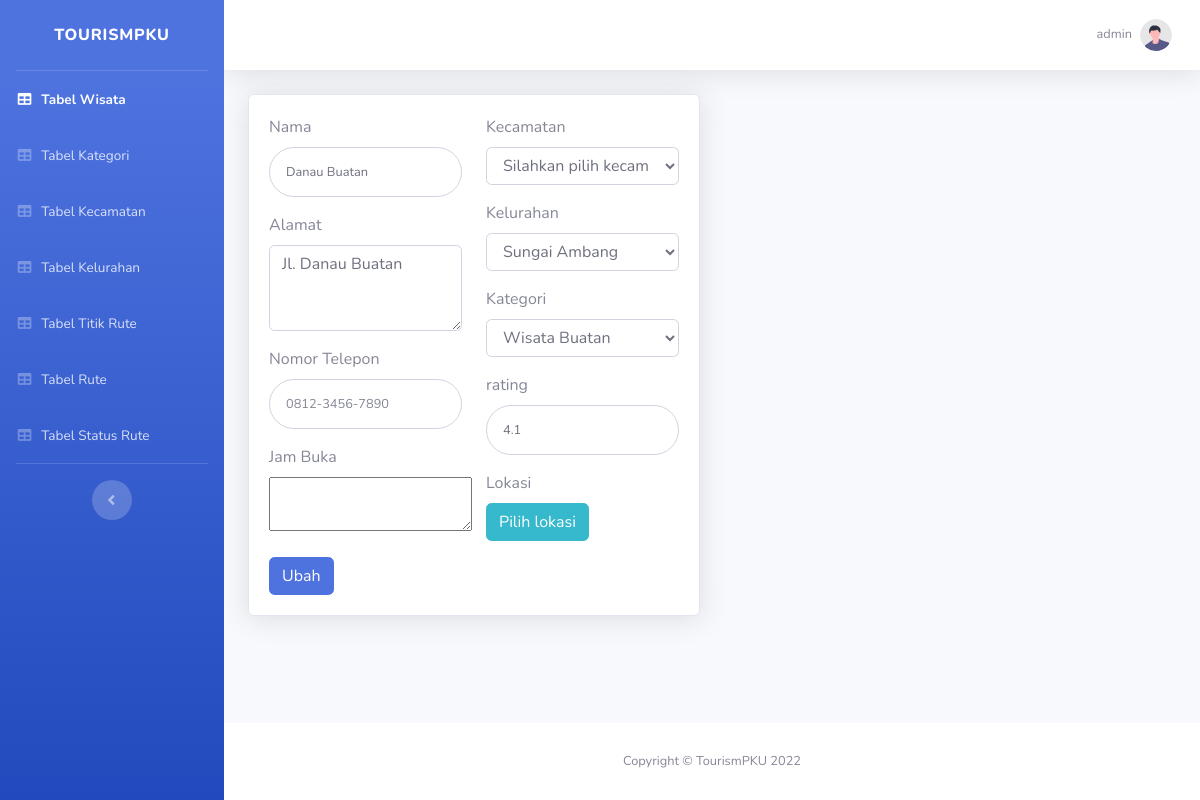
Screenshot of /wisata/ubah/4 with the database file from the repository.
### tables this page shows
CREATE TABLE `wisata` (
  `id` int(11) NOT NULL,
  `nama` varchar(255) NOT NULL,
  `gambar` int(11) NOT NULL DEFAULT 0,
  `alamat` longtext NOT NULL,
  `jam_buka` longtext NOT NULL,
  `no_telp` varchar(15) NOT NULL,
  `kategori` varchar(255) NOT NULL,
  `rating` double NOT NULL,
  `lat_coord` double NOT NULL,
  `long_coord` double NOT NULL
);

CREATE TABLE `kategori` (
  `id` int(11) NOT NULL,
  `nama` varchar(255) NOT NULL
);

### application/helpers/my_helper.php (called while the page is built, shortened)
<?php if (!defined('BASEPATH')) exit('No direct script access allowed');
function loadViews($self, $route, $data)
{
    $self->load->view('template/header', $data);
    $self->load->view($route);
}

### application/controllers/Wisata.php (called while the page is built, shortened)
<?php
class Wisata extends CI_Controller
{
	public function ubah($id)
	{
		$listKategori = $this->Kategori_model->get_all();
		$listKecamatan = $this->Kecamatan_model->get_all();
		$listKelurahan = $this->Kelurahan_model->get_all();
		$wisata = $this->Wisata_model->get_by_id($id);
		$data = [
			"title" => "Ubah Data Wisata",
			"active" => "wisata",
			"wisata" => $wisata,
			"listKategori" => $listKategori,
			"listKecamatan" => $listKecamatan,
			"listKelurahan" => $listKelurahan,
		];
		loadViews($this, 'wisata/ubah', $data);
	}
}

### index.php (called while the page is built, shortened)
<?php
require_once BASEPATH.'core/CodeIgniter.php';

### application/models/Wisata_model.php (called while the page is built, shortened)
<?php
class Wisata_model extends CI_Model
{
    private $table = "wisata";
    function get_by_id($id)
    {
        $this->db->select('wisata.*, k.nama as nama_kategori, g.url as background');
        $this->db->join('kategori k', 'k.id = wisata.kategori');
        $this->db->join('gambar g', 'g.id = wisata.gambar', 'left');
        $this->db->where('wisata.id', $id);
        return $this->db->get($this->table)->row();
    }
}

### application/models/Kecamatan_model.php (called while the page is built, shortened)
<?php
class Kecamatan_model extends CI_Model
{
    private $table = "kecamatan";
    function get_all()
    {
        return $this->db->get($this->table)->result();
    }
}

### application/models/Kelurahan_model.php (called while the page is built, shortened)
<?php
class Kelurahan_model extends CI_Model
{
    private $table = "kelurahan";
    function get_all()
    {
        $this->db->select('kelurahan.*, k.nama as nama_kecamatan');
        $this->db->join('kecamatan as k', "k.id = kelurahan.kecamatan_id");
        return $this->db->get($this->table)->result();
    }
}

### application/models/Kategori_model.php (called while the page is built, shortened)
<?php
class Kategori_model extends CI_Model
{
    private $table = "kategori";
    function get_all()
    {
        return $this->db->get($this->table)->result();
    }
}

### application/views/wisata/ubah.php (the view, shortened to what this page needs)
<?php
$arr = explode(", ", $wisata->alamat);
$alamat = "";
$kel = "";
if (count($arr) >= 3) {
    for ($i = 0; $i < count($arr) - 2; $i++) {
        $alamat .= $arr[$i];
    }
    $kelurahanArr = explode(" ", $arr[count($arr) - 1]);
    if (count($kelurahanArr) >= 2) {
        for ($i = 1; $i < count($kelurahanArr); $i++) {
            if ($i != 1) {
                $kel .= " ";
            }
            $kel .= $kelurahanArr[$i];
        }
    }
} else {
    $alamat = $wisata->alamat;
}
?>
<div class="container-fluid">
    <div class="row">
        <div class="col-6">
            <div class="card shadow mb-4">
                <div class="card-body">
                    <form class="user" action="<?= site_url("wisata/change/" . $wisata->id) ?>" method="POST" enctype="multipart/form-data">
                        <div class="row">
                            <div class="col-6">
                                <div class="form-group">
                                    <label for="">Nama</label>
                                    <input type="text" class="form-control form-control-user" value="<?= $wisata->nama ?>" name="nama" placeholder="Masukkan nama objek wisata" required>
                                </div>
                                <div class="form-group">
                                    <label for="">Alamat</label>
                                    <textarea name="alamat" cols="30" rows="3" class="form-control"><?= $alamat ?></textarea>
                                </div>
                                <div class="form-group">
                                    <label for="">Nomor Telepon</label>
                                    <input type="text" class="form-control form-control-user" value="<?= $wisata->no_telp ?>" name="no_telp" placeholder="0812-3456-7890">
                                </div>
                                <div class="form-group">
                                    <label for="">Jam Buka</label>
                                    <textarea name="jam_buka" id="editor"><?= $wisata->jam_buka ?></textarea>
                                </div>
                            </div>
                            <div class="col-6">
                                <div class="form-group">
                                    <?php if (count($listKecamatan) > 0) : ?>
                                        <label for="">Kecamatan</label>
                                        <select id="kecamatan" class="form-control">
                                            <option value="-1">Silahkan pilih kecamatannya</option>
                                        </select>
                                    <?php else : ?>
                                        <h5>Harap masukkan kecamatannya terlebih dahulu</h5>
                                    <?php endif; ?>
                                </div>
                                <div class="form-group">
                                    <?php if (count($listKelurahan) > 0) : ?>
                                        <label for="">Kelurahan</label>
                                        <select name="kelurahan" id="kelurahan" class="form-control">
                                            <?php foreach ($listKelurahan as $kelurahan) : ?>
                                                <option value="<?= $kelurahan->nama ?>" <?= $kel == $kelurahan->nama ? "selected" : "" ?>><?= $kelurahan->nama ?></option>
                                            <?php endforeach; ?>
                                        </select>
                                    <?php else : ?>
                                        <h5>Harap masukkan kelurahannya terlebih dahulu</h5>
                                    <?php endif; ?>
                                </div>
                                <div class="form-group">
                                    <?php if (count($listKategori) > 0) : ?>
                                        <label for="">Kategori</label>
                                        <select name="kategori" id="kategori" class="form-control">
                                            <?php foreach ($listKategori as $kategori) : ?>
                                                <option value="<?= $kategori->id ?>" <?= $wisata->kategori == $kategori->id ? "selected" : "" ?>><?= $kategori->nama ?></option>
                                            <?php endforeach; ?>
                                        </select>
                                    <?php else : ?>
                                        <h5>Harap masukkan kategorinya terlebih dahulu</h5>
                                    <?php endif; ?>
                                </div>
                                <div class="form-group">
                                    <label for="">rating</label>
                                    <input type="number" step="0.1" min="0" max="5" value="<?= $wisata->rating ?>" class="form-control form-control-user" oninput="javascript: if (this.value > 5) this.value = 5" type="number" name="rating">
                                </div>
                                <div class="form-group">
                                    <label for="">Lokasi</label><br>
                                    <button type="button" class="btn btn-info" id="pilih-lokasi">Pilih lokasi</button>
                                </div>
                            </div>
                        </div>
                        <input type="submit" id="ubah" name="ubah" value="Ubah" class="btn btn-primary">
                    </form>
                </div>
            </div>
        </div>
    </div>
</div>

### rows the page displays
wisata: nama "Danau Buatan", kategori "Wisata Buatan", rating "4.1"

### other values shown
form field kelurahan "Sungai Ambang"
